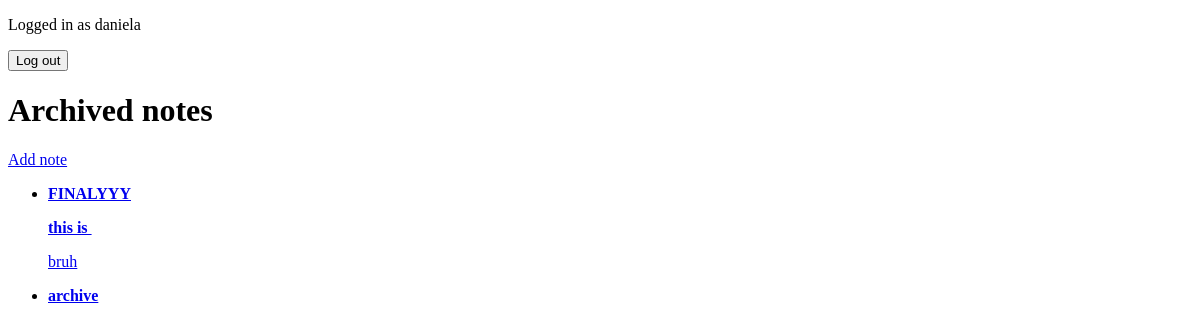
The page /archive/ (signed in) on the database as committed earlier.
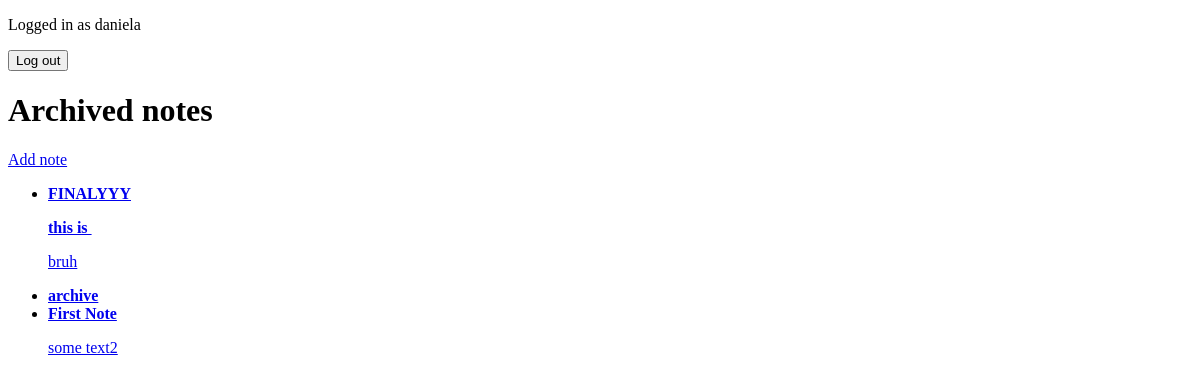
The same page on the database as committed later.
### notes/models.py (models this page shows, shortened)
class Note(models.Model):
    title = models.CharField(max_length=100, blank=True)
    text = HTMLField(blank=True)
    date = models.DateTimeField(auto_now_add=True)
    important = models.BooleanField(default=False)
    archive = models.BooleanField(default=False)
    user = models.ForeignKey(User, on_delete=models.CASCADE)

### notes/views.py (the view)
# urls.py: path('archive/', views.showarchive, name='showarchive'),
def showarchive(request):
    archive = Note.objects.filter(user=request.user, archive=True).order_by('-date')
    return render(request, 'notes/archive.html', {'archive': archive})

### notes/templates/notes/archive.html (shortened to what this page needs)
<!DOCTYPE html>
<html>
<head>
</head>
<body>
    <div>
        {% extends 'notes/base.html' %}
        {% block content %}
        <h1>Archived notes</h1>
        <a href="{% url 'add' %}">Add note</a>
        <ul>
            {% for note in archive %}
            <li>
                <a href="{% url 'note' note.id %}">
                    {% if note.title %} <b>{{ note.title }}</b> <br>{% endif %}
                    {% if note.text %} {{ note.text|safe|truncatechars:100 }}{% endif %}
                </a>
            </li>
            {% endfor %}
        </ul>
        {% endblock %}

Rows that differ between the two databases and show on the page:
now on this page (row edited): Note: title "First Note", text "some text2"
